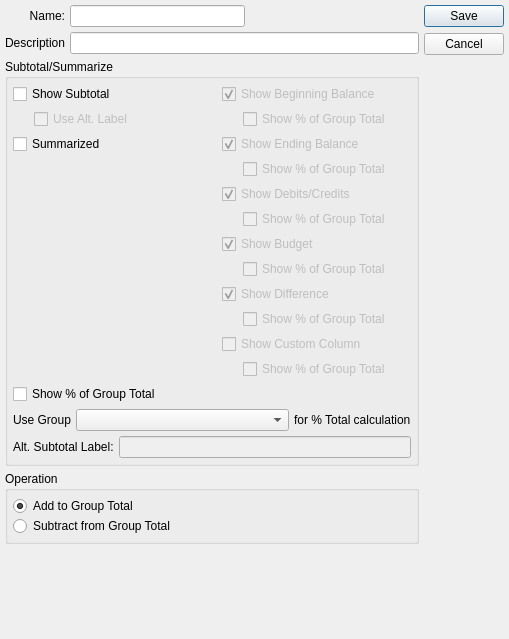
<?xml version="1.0" encoding="UTF-8"?>
<ui version="4.0">
 <comment>This file is part of the xTuple ERP: PostBooks Edition, a free and
open source Enterprise Resource Planning software suite,
Copyright (c) 1999-2011 by OpenMFG LLC, d/b/a xTuple.
It is licensed to you under the Common Public Attribution License
version 1.0, the full text of which (including xTuple-specific Exhibits)
is available at www.xtuple.com/CPAL.  By using this software, you agree
to be bound by its terms.</comment>
 <class>financialLayoutGroup</class>
 <widget class="QDialog" name="financialLayoutGroup">
  <property name="geometry">
   <rect>
    <x>0</x>
    <y>0</y>
    <width>509</width>
    <height>639</height>
   </rect>
  </property>
  <property name="windowTitle">
   <string>Financial Report Group</string>
  </property>
  <layout class="QGridLayout" name="gridLayout">
   <item row="0" column="0">
    <layout class="QVBoxLayout">
     <item>
      <layout class="QVBoxLayout">
       <item>
        <layout class="QHBoxLayout">
         <property name="spacing">
          <number>5</number>
         </property>
         <item>
          <layout class="QVBoxLayout">
           <item>
            <widget class="QLabel" name="_nameLit">
             <property name="text">
              <string>Name:</string>
             </property>
             <property name="alignment">
              <set>Qt::AlignRight|Qt::AlignTrailing|Qt::AlignVCenter</set>
             </property>
             <property name="buddy">
              <cstring>_name</cstring>
             </property>
            </widget>
           </item>
           <item>
            <widget class="QLabel" name="_descriptionLit">
             <property name="text">
              <string>Description</string>
             </property>
             <property name="alignment">
              <set>Qt::AlignRight|Qt::AlignTrailing|Qt::AlignVCenter</set>
             </property>
             <property name="buddy">
              <cstring>_description</cstring>
             </property>
            </widget>
           </item>
          </layout>
         </item>
         <item>
          <layout class="QVBoxLayout">
           <item>
            <layout class="QHBoxLayout">
             <property name="spacing">
              <number>0</number>
             </property>
             <item>
              <widget class="XLineEdit" name="_name"/>
             </item>
             <item>
              <spacer>
               <property name="orientation">
                <enum>Qt::Horizontal</enum>
               </property>
               <property name="sizeType">
                <enum>QSizePolicy::Expanding</enum>
               </property>
               <property name="sizeHint" stdset="0">
                <size>
                 <width>36</width>
                 <height>11</height>
                </size>
               </property>
              </spacer>
             </item>
            </layout>
           </item>
           <item>
            <widget class="XLineEdit" name="_description"/>
           </item>
          </layout>
         </item>
        </layout>
       </item>
       <item>
        <layout class="QHBoxLayout">
         <item>
          <widget class="QGroupBox" name="_subSummGroup">
           <property name="title">
            <string>Subtotal/Summarize</string>
           </property>
           <layout class="QGridLayout">
            <item row="1" column="0">
             <widget class="QCheckBox" name="_showPrcnt">
              <property name="enabled">
               <bool>true</bool>
              </property>
              <property name="text">
               <string>Show % of Group Total</string>
              </property>
              <property name="checked">
               <bool>false</bool>
              </property>
             </widget>
            </item>
            <item row="0" column="0">
             <layout class="QHBoxLayout">
              <property name="spacing">
               <number>0</number>
              </property>
              <item>
               <layout class="QVBoxLayout">
                <item>
                 <widget class="QCheckBox" name="_showSubtotal">
                  <property name="text">
                   <string>Show Subtotal</string>
                  </property>
                 </widget>
                </item>
                <item>
                 <layout class="QHBoxLayout">
                  <property name="spacing">
                   <number>0</number>
                  </property>
                  <item>
                   <spacer>
                    <property name="orientation">
                     <enum>Qt::Horizontal</enum>
                    </property>
                    <property name="sizeType">
                     <enum>QSizePolicy::Preferred</enum>
                    </property>
                    <property name="sizeHint" stdset="0">
                     <size>
                      <width>21</width>
                      <height>16</height>
                     </size>
                    </property>
                   </spacer>
                  </item>
                  <item>
                   <widget class="QCheckBox" name="_altSubtotal">
                    <property name="enabled">
                     <bool>false</bool>
                    </property>
                    <property name="text">
                     <string>Use Alt. Label</string>
                    </property>
                   </widget>
                  </item>
                 </layout>
                </item>
                <item>
                 <widget class="QCheckBox" name="_summarize">
                  <property name="text">
                   <string>Summarized</string>
                  </property>
                 </widget>
                </item>
                <item>
                 <spacer>
                  <property name="orientation">
                   <enum>Qt::Vertical</enum>
                  </property>
                  <property name="sizeType">
                   <enum>QSizePolicy::Expanding</enum>
                  </property>
                  <property name="sizeHint" stdset="0">
                   <size>
                    <width>102</width>
                    <height>10</height>
                   </size>
                  </property>
                 </spacer>
                </item>
               </layout>
              </item>
              <item>
               <spacer>
                <property name="orientation">
                 <enum>Qt::Horizontal</enum>
                </property>
                <property name="sizeType">
                 <enum>QSizePolicy::Preferred</enum>
                </property>
                <property name="sizeHint" stdset="0">
                 <size>
                  <width>19</width>
                  <height>10</height>
                 </size>
                </property>
               </spacer>
              </item>
              <item>
               <layout class="QVBoxLayout">
                <item>
                 <widget class="QCheckBox" name="_showStart">
                  <property name="enabled">
                   <bool>false</bool>
                  </property>
                  <property name="text">
                   <string>Show Beginning Balance</string>
                  </property>
                  <property name="checked">
                   <bool>true</bool>
                  </property>
                 </widget>
                </item>
                <item>
                 <layout class="QHBoxLayout">
                  <property name="spacing">
                   <number>0</number>
                  </property>
                  <item>
                   <spacer>
                    <property name="orientation">
                     <enum>Qt::Horizontal</enum>
                    </property>
                    <property name="sizeType">
                     <enum>QSizePolicy::Preferred</enum>
                    </property>
                    <property name="sizeHint" stdset="0">
                     <size>
                      <width>21</width>
                      <height>0</height>
                     </size>
                    </property>
                   </spacer>
                  </item>
                  <item>
                   <widget class="QCheckBox" name="_showStartPrcnt">
                    <property name="enabled">
                     <bool>false</bool>
                    </property>
                    <property name="text">
                     <string>Show % of Group Total</string>
                    </property>
                   </widget>
                  </item>
                 </layout>
                </item>
                <item>
                 <widget class="QCheckBox" name="_showEnd">
                  <property name="enabled">
                   <bool>false</bool>
                  </property>
                  <property name="text">
                   <string>Show Ending Balance</string>
                  </property>
                  <property name="checked">
                   <bool>true</bool>
                  </property>
                 </widget>
                </item>
                <item>
                 <layout class="QHBoxLayout">
                  <property name="spacing">
                   <number>0</number>
                  </property>
                  <item>
                   <spacer>
                    <property name="orientation">
                     <enum>Qt::Horizontal</enum>
                    </property>
                    <property name="sizeType">
                     <enum>QSizePolicy::Preferred</enum>
                    </property>
                    <property name="sizeHint" stdset="0">
                     <size>
                      <width>21</width>
                      <height>0</height>
                     </size>
                    </property>
                   </spacer>
                  </item>
                  <item>
                   <widget class="QCheckBox" name="_showEndPrcnt">
                    <property name="enabled">
                     <bool>false</bool>
                    </property>
                    <property name="text">
                     <string>Show % of Group Total</string>
                    </property>
                   </widget>
                  </item>
                 </layout>
                </item>
                <item>
                 <widget class="QCheckBox" name="_showDelta">
                  <property name="enabled">
                   <bool>false</bool>
                  </property>
                  <property name="text">
                   <string>Show Debits/Credits</string>
                  </property>
                  <property name="checked">
                   <bool>true</bool>
                  </property>
                 </widget>
                </item>
                <item>
                 <layout class="QHBoxLayout">
                  <property name="spacing">
                   <number>0</number>
                  </property>
                  <item>
                   <spacer>
                    <property name="orientation">
                     <enum>Qt::Horizontal</enum>
                    </property>
                    <property name="sizeType">
                     <enum>QSizePolicy::Preferred</enum>
                    </property>
                    <property name="sizeHint" stdset="0">
                     <size>
                      <width>21</width>
                      <height>0</height>
                     </size>
                    </property>
                   </spacer>
                  </item>
                  <item>
                   <widget class="QCheckBox" name="_showDeltaPrcnt">
                    <property name="enabled">
                     <bool>false</bool>
                    </property>
                    <property name="text">
                     <string>Show % of Group Total</string>
                    </property>
                   </widget>
                  </item>
                 </layout>
                </item>
                <item>
                 <widget class="QCheckBox" name="_showBudget">
                  <property name="enabled">
                   <bool>false</bool>
                  </property>
                  <property name="text">
                   <string>Show Budget</string>
                  </property>
                  <property name="checked">
                   <bool>true</bool>
                  </property>
                 </widget>
                </item>
                <item>
                 <layout class="QHBoxLayout">
                  <property name="spacing">
                   <number>0</number>
                  </property>
                  <item>
                   <spacer>
                    <property name="orientation">
                     <enum>Qt::Horizontal</enum>
                    </property>
                    <property name="sizeType">
                     <enum>QSizePolicy::Preferred</enum>
                    </property>
                    <property name="sizeHint" stdset="0">
                     <size>
                      <width>21</width>
                      <height>0</height>
                     </size>
                    </property>
                   </spacer>
                  </item>
                  <item>
                   <widget class="QCheckBox" name="_showBudgetPrcnt">
                    <property name="enabled">
                     <bool>false</bool>
                    </property>
                    <property name="text">
                     <string>Show % of Group Total</string>
                    </property>
                   </widget>
                  </item>
                 </layout>
                </item>
                <item>
                 <widget class="QCheckBox" name="_showDiff">
                  <property name="enabled">
                   <bool>false</bool>
                  </property>
                  <property name="text">
                   <string>Show Difference</string>
                  </property>
                  <property name="checked">
                   <bool>true</bool>
                  </property>
                 </widget>
                </item>
                <item>
                 <layout class="QHBoxLayout">
                  <property name="spacing">
                   <number>0</number>
                  </property>
                  <item>
                   <spacer>
                    <property name="orientation">
                     <enum>Qt::Horizontal</enum>
                    </property>
                    <property name="sizeType">
                     <enum>QSizePolicy::Preferred</enum>
                    </property>
                    <property name="sizeHint" stdset="0">
                     <size>
                      <width>21</width>
                      <height>0</height>
                     </size>
                    </property>
                   </spacer>
                  </item>
                  <item>
                   <widget class="QCheckBox" name="_showDiffPrcnt">
                    <property name="enabled">
                     <bool>false</bool>
                    </property>
                    <property name="text">
                     <string>Show % of Group Total</string>
                    </property>
                   </widget>
                  </item>
                 </layout>
                </item>
                <item>
                 <widget class="QCheckBox" name="_showCustom">
                  <property name="enabled">
                   <bool>false</bool>
                  </property>
                  <property name="text">
                   <string>Show Custom Column</string>
                  </property>
                 </widget>
                </item>
                <item>
                 <layout class="QHBoxLayout">
                  <property name="spacing">
                   <number>0</number>
                  </property>
                  <item>
                   <spacer>
                    <property name="orientation">
                     <enum>Qt::Horizontal</enum>
                    </property>
                    <property name="sizeType">
                     <enum>QSizePolicy::Preferred</enum>
                    </property>
                    <property name="sizeHint" stdset="0">
                     <size>
                      <width>21</width>
                      <height>0</height>
                     </size>
                    </property>
                   </spacer>
                  </item>
                  <item>
                   <widget class="QCheckBox" name="_showCustomPrcnt">
                    <property name="enabled">
                     <bool>false</bool>
                    </property>
                    <property name="text">
                     <string>Show % of Group Total</string>
                    </property>
                   </widget>
                  </item>
                 </layout>
                </item>
               </layout>
              </item>
             </layout>
            </item>
            <item row="2" column="0">
             <layout class="QHBoxLayout">
              <property name="spacing">
               <number>5</number>
              </property>
              <item>
               <widget class="QLabel" name="_groupLit">
                <property name="text">
                 <string>Use Group</string>
                </property>
                <property name="buddy">
                 <cstring>_group</cstring>
                </property>
               </widget>
              </item>
              <item>
               <widget class="XComboBox" name="_group">
                <property name="sizePolicy">
                 <sizepolicy hsizetype="MinimumExpanding" vsizetype="Fixed">
                  <horstretch>0</horstretch>
                  <verstretch>0</verstretch>
                 </sizepolicy>
                </property>
               </widget>
              </item>
              <item>
               <widget class="QLabel" name="_groupLit2">
                <property name="text">
                 <string>for % Total calculation</string>
                </property>
               </widget>
              </item>
             </layout>
            </item>
            <item row="3" column="0">
             <layout class="QHBoxLayout">
              <item>
               <widget class="QLabel" name="_altSubtotalLabelLit">
                <property name="text">
                 <string>Alt. Subtotal Label:</string>
                </property>
                <property name="buddy">
                 <cstring>_altSubtotalLabel</cstring>
                </property>
               </widget>
              </item>
              <item>
               <widget class="QLineEdit" name="_altSubtotalLabel">
                <property name="enabled">
                 <bool>false</bool>
                </property>
               </widget>
              </item>
             </layout>
            </item>
           </layout>
          </widget>
         </item>
        </layout>
       </item>
       <item>
        <layout class="QHBoxLayout">
         <property name="spacing">
          <number>0</number>
         </property>
         <item>
          <widget class="QGroupBox" name="_operationGroup">
           <property name="title">
            <string>Operation</string>
           </property>
           <layout class="QVBoxLayout">
            <property name="spacing">
             <number>0</number>
            </property>
            <property name="margin">
             <number>5</number>
            </property>
            <item>
             <widget class="QRadioButton" name="_add">
              <property name="text">
               <string>Add to Group Total</string>
              </property>
              <property name="checked">
               <bool>true</bool>
              </property>
             </widget>
            </item>
            <item>
             <widget class="QRadioButton" name="_subtract">
              <property name="text">
               <string>Subtract from Group Total</string>
              </property>
             </widget>
            </item>
           </layout>
          </widget>
         </item>
        </layout>
       </item>
      </layout>
     </item>
     <item>
      <spacer>
       <property name="orientation">
        <enum>Qt::Vertical</enum>
       </property>
       <property name="sizeType">
        <enum>QSizePolicy::Expanding</enum>
       </property>
       <property name="sizeHint" stdset="0">
        <size>
         <width>20</width>
         <height>0</height>
        </size>
       </property>
      </spacer>
     </item>
    </layout>
   </item>
   <item row="0" column="1">
    <widget class="QDialogButtonBox" name="_buttonBox">
     <property name="orientation">
      <enum>Qt::Vertical</enum>
     </property>
     <property name="standardButtons">
      <set>QDialogButtonBox::Cancel|QDialogButtonBox::Save</set>
     </property>
    </widget>
   </item>
  </layout>
 </widget>
 <layoutdefault spacing="5" margin="5"/>
 <pixmapfunction>qPixmapFromMimeSource</pixmapfunction>
 <customwidgets>
  <customwidget>
   <class>XComboBox</class>
   <extends>QComboBox</extends>
   <header>xcombobox.h</header>
  </customwidget>
  <customwidget>
   <class>XLineEdit</class>
   <extends>QLineEdit</extends>
   <header>xlineedit.h</header>
  </customwidget>
 </customwidgets>
 <tabstops>
  <tabstop>_name</tabstop>
  <tabstop>_description</tabstop>
  <tabstop>_showSubtotal</tabstop>
  <tabstop>_altSubtotal</tabstop>
  <tabstop>_summarize</tabstop>
  <tabstop>_showStart</tabstop>
  <tabstop>_showStartPrcnt</tabstop>
  <tabstop>_showEnd</tabstop>
  <tabstop>_showEndPrcnt</tabstop>
  <tabstop>_showDelta</tabstop>
  <tabstop>_showDeltaPrcnt</tabstop>
  <tabstop>_showBudget</tabstop>
  <tabstop>_showBudgetPrcnt</tabstop>
  <tabstop>_showDiff</tabstop>
  <tabstop>_showDiffPrcnt</tabstop>
  <tabstop>_showCustom</tabstop>
  <tabstop>_showCustomPrcnt</tabstop>
  <tabstop>_showPrcnt</tabstop>
  <tabstop>_group</tabstop>
  <tabstop>_altSubtotalLabel</tabstop>
  <tabstop>_add</tabstop>
  <tabstop>_subtract</tabstop>
 </tabstops>
 <resources/>
 <connections>
  <connection>
   <sender>_buttonBox</sender>
   <signal>rejected()</signal>
   <receiver>financialLayoutGroup</receiver>
   <slot>reject()</slot>
   <hints>
    <hint type="sourcelabel">
     <x>541</x>
     <y>195</y>
    </hint>
    <hint type="destinationlabel">
     <x>20</x>
     <y>20</y>
    </hint>
   </hints>
  </connection>
  <connection>
   <sender>_summarize</sender>
   <signal>toggled(bool)</signal>
   <receiver>_showSubtotal</receiver>
   <slot>setDisabled(bool)</slot>
   <hints>
    <hint type="sourcelabel">
     <x>45</x>
     <y>170</y>
    </hint>
    <hint type="destinationlabel">
     <x>45</x>
     <y>124</y>
    </hint>
   </hints>
  </connection>
  <connection>
   <sender>_showBudget</sender>
   <signal>toggled(bool)</signal>
   <receiver>_showBudgetPrcnt</receiver>
   <slot>setEnabled(bool)</slot>
   <hints>
    <hint type="sourcelabel">
     <x>181</x>
     <y>262</y>
    </hint>
    <hint type="destinationlabel">
     <x>200</x>
     <y>285</y>
    </hint>
   </hints>
  </connection>
  <connection>
   <sender>_showDelta</sender>
   <signal>toggled(bool)</signal>
   <receiver>_showDeltaPrcnt</receiver>
   <slot>setEnabled(bool)</slot>
   <hints>
    <hint type="sourcelabel">
     <x>181</x>
     <y>216</y>
    </hint>
    <hint type="destinationlabel">
     <x>200</x>
     <y>239</y>
    </hint>
   </hints>
  </connection>
  <connection>
   <sender>_showEnd</sender>
   <signal>toggled(bool)</signal>
   <receiver>_showEndPrcnt</receiver>
   <slot>setEnabled(bool)</slot>
   <hints>
    <hint type="sourcelabel">
     <x>181</x>
     <y>170</y>
    </hint>
    <hint type="destinationlabel">
     <x>200</x>
     <y>193</y>
    </hint>
   </hints>
  </connection>
  <connection>
   <sender>_showStart</sender>
   <signal>toggled(bool)</signal>
   <receiver>_showStartPrcnt</receiver>
   <slot>setEnabled(bool)</slot>
   <hints>
    <hint type="sourcelabel">
     <x>181</x>
     <y>124</y>
    </hint>
    <hint type="destinationlabel">
     <x>200</x>
     <y>147</y>
    </hint>
   </hints>
  </connection>
  <connection>
   <sender>_showDiff</sender>
   <signal>toggled(bool)</signal>
   <receiver>_showDiffPrcnt</receiver>
   <slot>setEnabled(bool)</slot>
   <hints>
    <hint type="sourcelabel">
     <x>181</x>
     <y>308</y>
    </hint>
    <hint type="destinationlabel">
     <x>200</x>
     <y>331</y>
    </hint>
   </hints>
  </connection>
  <connection>
   <sender>_showCustom</sender>
   <signal>toggled(bool)</signal>
   <receiver>_showCustomPrcnt</receiver>
   <slot>setEnabled(bool)</slot>
   <hints>
    <hint type="sourcelabel">
     <x>181</x>
     <y>354</y>
    </hint>
    <hint type="destinationlabel">
     <x>200</x>
     <y>377</y>
    </hint>
   </hints>
  </connection>
  <connection>
   <sender>_showSubtotal</sender>
   <signal>toggled(bool)</signal>
   <receiver>_altSubtotal</receiver>
   <slot>setEnabled(bool)</slot>
   <hints>
    <hint type="sourcelabel">
     <x>123</x>
     <y>120</y>
    </hint>
    <hint type="destinationlabel">
     <x>119</x>
     <y>144</y>
    </hint>
   </hints>
  </connection>
  <connection>
   <sender>_altSubtotal</sender>
   <signal>toggled(bool)</signal>
   <receiver>_altSubtotalLabel</receiver>
   <slot>setEnabled(bool)</slot>
   <hints>
    <hint type="sourcelabel">
     <x>94</x>
     <y>147</y>
    </hint>
    <hint type="destinationlabel">
     <x>328</x>
     <y>474</y>
    </hint>
   </hints>
  </connection>
 </connections>
</ui>
